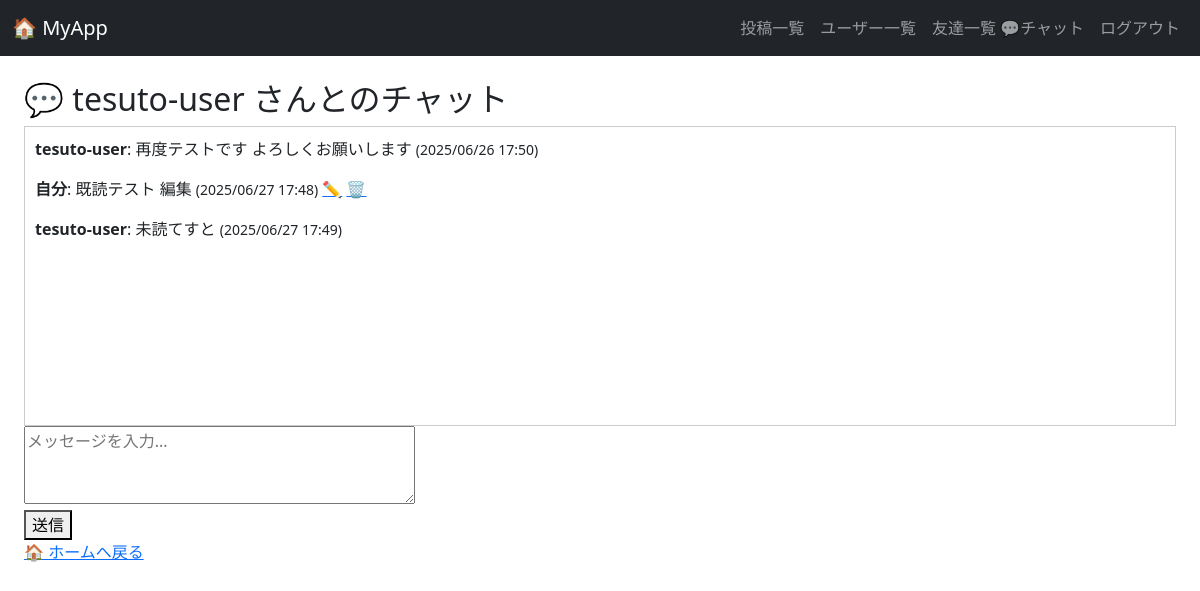
The page /chat/2/ (signed in) on the database as committed earlier.
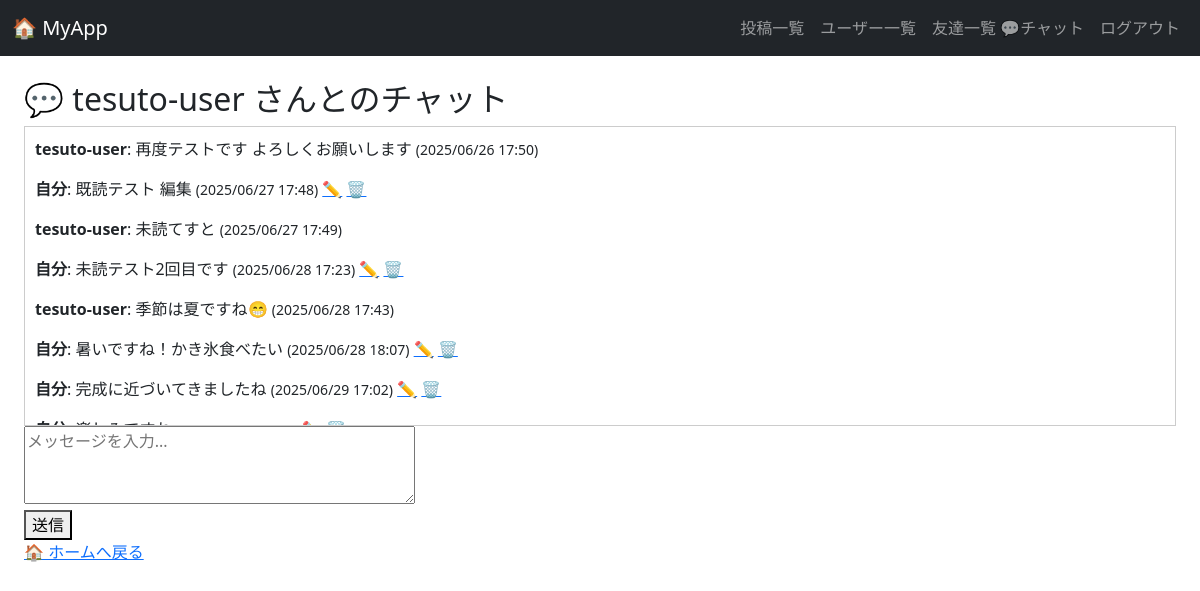
The same page on the database as committed later.
### app/models.py (models this page shows, shortened)
class ChatMessage(models.Model):
    sender = models.ForeignKey(User, related_name='sent_messages', on_delete=models.CASCADE)
    receiver = models.ForeignKey(User, related_name='received_messages', on_delete=models.CASCADE)
    message = models.TextField()
    timestamp = models.DateTimeField(auto_now_add=True)
    is_read = models.BooleanField(default=False)
    class Meta:
        ordering = ['timestamp']

### app/views.py (the view, shortened to what this page needs)
# urls.py: path('chat/<int:user_id>/', views.chat_view, name='chat'),  # チャットページ
@login_required
def chat_view(request, user_id):
    friend = get_object_or_404(User, id=user_id)
    messages = ChatMessage.objects.filter(
        sender__in=[request.user, friend],
        receiver__in=[request.user, friend],
    ).order_by('timestamp')
    ChatMessage.objects.filter(
        sender=friend,
        receiver=request.user,
        is_read=False
    ).update(is_read=True)
    return render(request, 'app/chat.html', {
        'friend': friend,
        'messages': messages,
        })

### app/context_processors.py (called while the page is built)
def unread_count(request):
    if request.user.is_authenticated:
        count = ChatMessage.objects.filter(receiver=request.user, is_read=False).count()
    else:
        count = 0
    return {'unread_count': count}

### app/templates/app/chat.html (shortened to what this page needs)
{% extends 'app/base.html' %}
{% block content %}
<div id="chat-container" data-username="{{ request.user.username }}">
    <h2>💬 {{ friend.username }} さんとのチャット</h2>
    <div id="chat-box" style="border: 1px solid #ccc; padding: 10px; height: 300px; overflow-y: scroll;">
        {% for msg in messages %}
            <p>
                <strong>{% if msg.sender == request.user %}自分{% else %}{{ msg.sender.username }}{% endif %}</strong>: {{ msg.message }}
                <small>({{ msg.timestamp|date:'Y/m/d H:i' }})</small>
                {% if msg.sender == request.user %}
                    <a href="{% url 'edit_chat' friend.id msg.id %}">✏️</a>
                    <a href="{% url 'delete_chat' friend.id msg.id %}">🗑️</a>
                {% endif %}
            </p>
        {% empty %}
            <p>メッセージがまだありません。</p>
        {% endfor %}
    </div>
    <form method="post" id="chat-form">
        <textarea name="message" id="message-input" rows="3" cols="40" placeholder="メッセージを入力..."></textarea><br>
        <button type="submit">送信</button>
    </form>
    <p><a href="{% url 'home' %}">🏠 ホームへ戻る</a></p>
</div>
{% endblock %}

### app/templates/app/base.html (shortened to what this page needs)
<!DOCTYPE html>
<html lang="ja">
<head>
    <link href="https://cdn.jsdelivr.net/npm/bootstrap@5.3.3/dist/css/bootstrap.min.css" rel="stylesheet">
</head>
<body>
    <nav class="navbar navbar-expand-lg navbar-dark bg-dark mb-4">
        <div class="container-fluid">
            <a class="navbar-brand" href="{% url 'home' %}">🏠 MyApp</a>
            <div class="collapse navbar-collapse">
                <ul class="navbar-nav ms-auto">
                    <li class="nav-item"><a class="nav-link" href="{% url 'post_list' %}">投稿一覧</a></li>
                    <li class="nav-item"><a class="nav-link" href="{% url 'user_list' %}">ユーザー一覧</a></li>
                    <li class="nav-item">
                        <a class="nav-link" href="{% url 'friend_list' %}">
                            友達一覧 💬チャット
                        </a>
                    </li>
                    <li class="nav-item"><a class="nav-link" href="{% url 'logout' %}">ログアウト</a></li>
                </ul>
            </div>
        </div>
    </nav>
    <div class="container-fluid px-4">
        {% block content %}{% endblock %}
    </div>
</body>
</html>

### app/templates/app/base.html (style rules this page uses)
html, body { margin: 0; padding: 0; }

Rows that differ between the two databases and show on the page:
added ChatMessage: shows "自分", message "未読テスト2回目です", timestamp "2025/06/28 17:23"
added ChatMessage: sender.username "tesuto-user", message "季節は夏ですね😁", timestamp "2025/06/28 17:43"
added ChatMessage: shows "自分", message "暑いですね！かき氷食べたい", timestamp "2025/06/28 18:07"
added ChatMessage: shows "自分", message "完成に近づいてきましたね", timestamp "2025/06/29 17:02"
